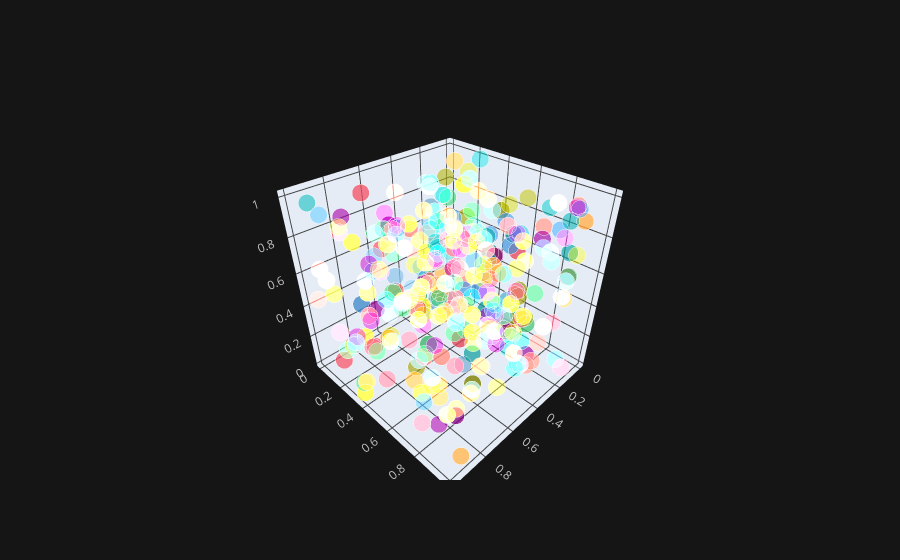

The code cell stored with this chart in its notebook:
### Code cell
df.iplot(x='a',y='b',z='c',kind='scatter3d')

### Figure 1 — Plotly figure (JSON) as saved in the notebook; plotly's stock layout.template omitted (floating-point values rounded to 4 significant figures; data arrays with more than 128 entries replaced by an {"elided": "..."} marker saying what was removed)
{"data": [{"marker": {"color": {"elided": "300 str values"}, "opacity": 0.8, "size": {"elided": "300 int values"}, "symbol": "circle"}, "mode": "markers", "text": {"elided": "300 str values"}, "type": "scatter3d", "x": {"elided": "300 float values"}, "y": {"elided": "300 float values"}, "z": {"elided": "300 float values"}}], "layout": {"legend": {"bgcolor": "#151516", "font": {"color": "#D9D9D9"}}, "paper_bgcolor": "#151516", "plot_bgcolor": "#151516", "scene": {"xaxis": {"gridcolor": "#434343", "showgrid": true, "tickfont": {"color": "#C2C2C2"}, "title": {"font": {"color": "#D9D9D9"}, "text": ""}, "zerolinecolor": "#666570"}, "yaxis": {"gridcolor": "#434343", "showgrid": true, "tickfont": {"color": "#C2C2C2"}, "title": {"font": {"color": "#D9D9D9"}, "text": ""}, "zerolinecolor": "#666570"}, "zaxis": {"gridcolor": "#434343", "showgrid": true, "tickfont": {"color": "#C2C2C2"}, "title": {"font": {"color": "#D9D9D9"}, "text": ""}, "zerolinecolor": "#666570"}}, "title": {"font": {"color": "#D9D9D9"}}}}
